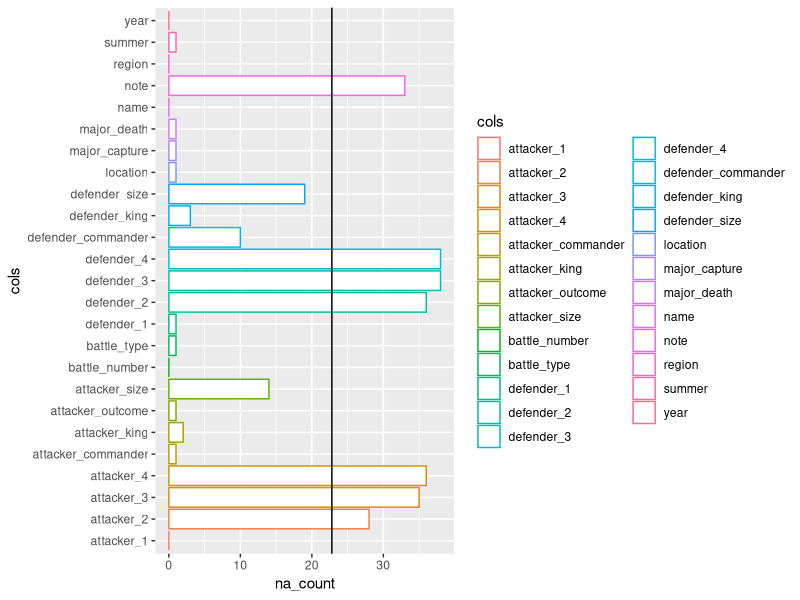
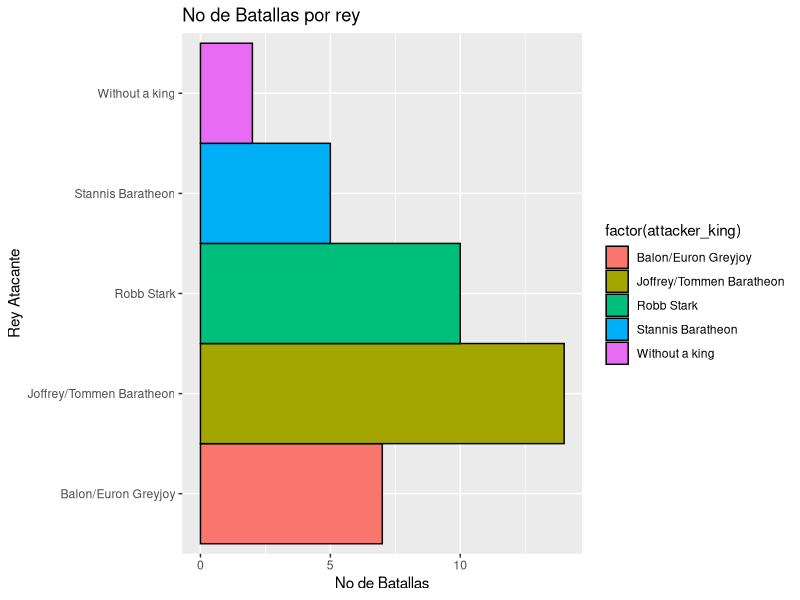
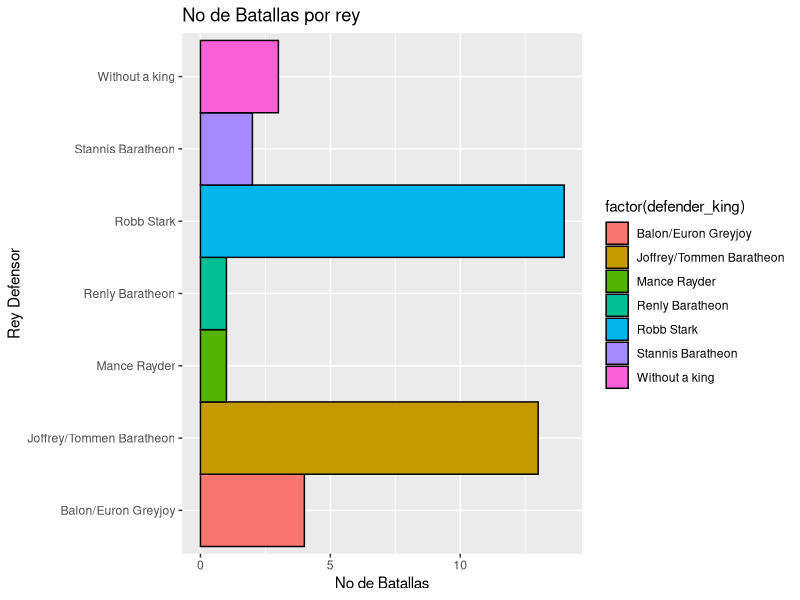
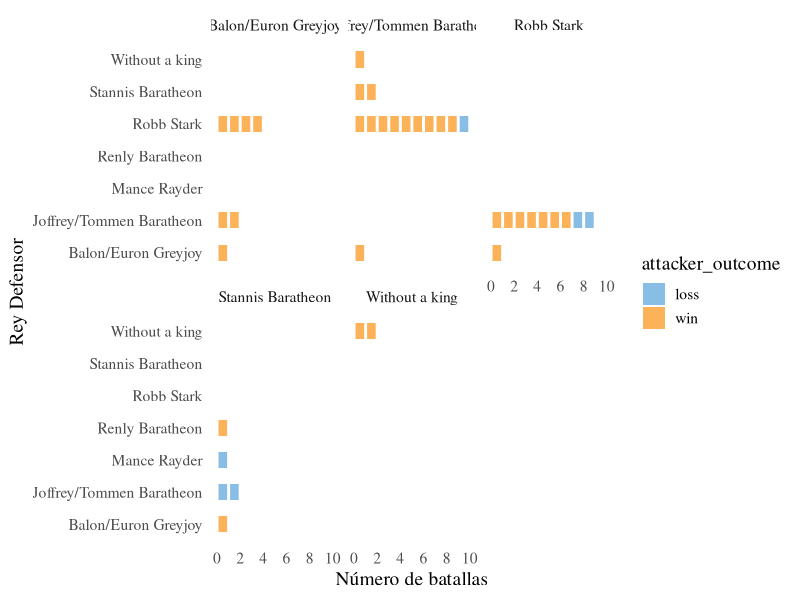

Generate these figures, in order, with R:
## ---- chunk 1
knitr::opts_chunk$set(echo = TRUE, warning = FALSE)
## ---- chunk 2
# Cargar Librerías
library(ggplot2)
library(knitr)
library(tidyverse)

## ---- chunk 3
datos = readxl::read_xlsx("data/battles.xlsx")
datos
## ---- chunk 4
na_count <-sapply(datos, function(y) sum(length(which(is.na(y)))))
na_count <- as.data.frame(na_count)
na_count["cols"] <- colnames(datos)
na_count <- na_count %>% arrange(desc(na_count))

ggplot(data=na_count, aes(x=cols, y=na_count, color = cols)) + 
    geom_bar(stat="identity", fill="white")  +coord_flip() + geom_hline(yintercept = 0.6*dim(datos)[1])
## ---- chunk 5
na_count[1:5,]

## ---- chunk 6
datos_p1 <- datos[lapply( datos, function(x) sum(is.na(x)) / length(x) ) < 0.6]
datos_p1

## ---- chunk 7
#Sustituir valores nulos
datos_p2 <- datos_p1
datos_p2$attacker_king <- datos_p2$attacker_king %>% replace_na("Without a king")
datos_p2$defender_king <- datos_p2$defender_king %>% replace_na("Without a king")
datos_p2$defender_1 <- datos_p2$defender_1 %>% replace_na("Pedestrians")
datos_p2$attacker_commander <- datos_p2$attacker_commander %>% replace_na("Without a commander")
datos_p2$defender_commander <- datos_p2$defender_commander %>% replace_na("Without a commander")
datos_p2$attacker_outcome <- datos_p2$attacker_outcome %>% replace_na("loss")


## ---- chunk 8
#sustituir los tamaños de los ejércitos por la media según el rey
datos_p2$attacker_size <- with(datos_p2, ave(attacker_size, attacker_king,
    FUN = function(x) replace(x, is.na(x), mean(x, na.rm = TRUE))))

datos_p2$defender_size <- with(datos_p2, ave(defender_size, defender_king,
    FUN = function(x) replace(x, is.na(x), mean(x, na.rm = TRUE))))
## ---- chunk 9
#Elegir sólo las culumnas de interés para nuestra pregunta
battle<-datos_p2 %>% select(name,year,attacker_king,defender_king,attacker_outcome,attacker_size,defender_size, attacker_commander, defender_commander)

## ---- chunk 10

## ---- chunk 11
g1 <- ggplot(aes(x = factor(attacker_king)), data = battle, fill=factor(attacker_king)) + 
    geom_bar(aes(fill=factor(attacker_king)), width=1, colour="black") +
    ggtitle("No de Batallas por rey") +
    xlab("Rey Atacante") + ylab("No de Batallas") + coord_flip()
print(g1)
## ---- chunk 12
g1 <- ggplot(aes(x = factor(defender_king)), data = battle, fill=factor(defender_king)) + 
    geom_bar(aes(fill=factor(defender_king)), width=1, colour="black") +
    ggtitle("No de Batallas por rey") +
    xlab("Rey Defensor") + ylab("No de Batallas") + coord_flip()
print(g1)
## ---- chunk 13
library(ggthemes)
ggplot(data = battle, aes(x = defender_king,fill=attacker_outcome)) +
  geom_bar(width=0.5) +
  theme_tufte(base_size=14,ticks = F) +
  scale_fill_few()+
  geom_hline(yintercept=seq(0, max( table(battle$defender_king,battle$attacker_king)), 1), col="white", lwd=1)+
  scale_y_continuous(breaks=seq(0, max( table(battle$defender_king,battle$attacker_king)), 2))+
  facet_wrap(~ attacker_king)+coord_flip()+
  xlab("Rey Defensor") + ylab("Número de batallas")
